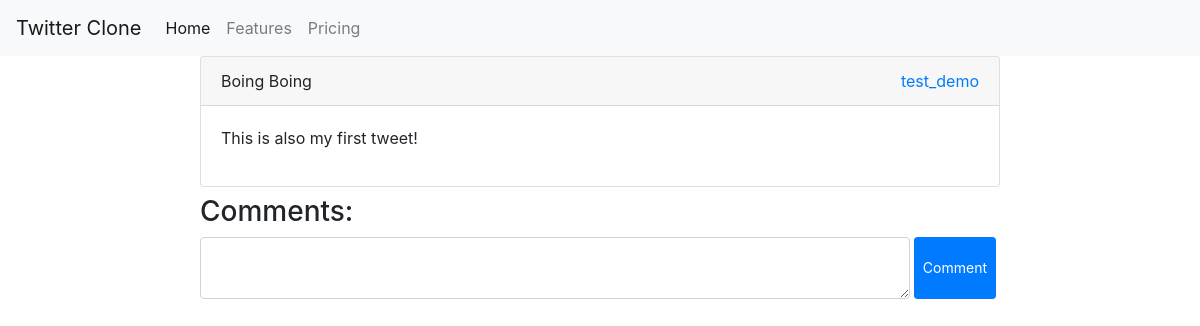
Page /post-detail/2 on the earlier database version.
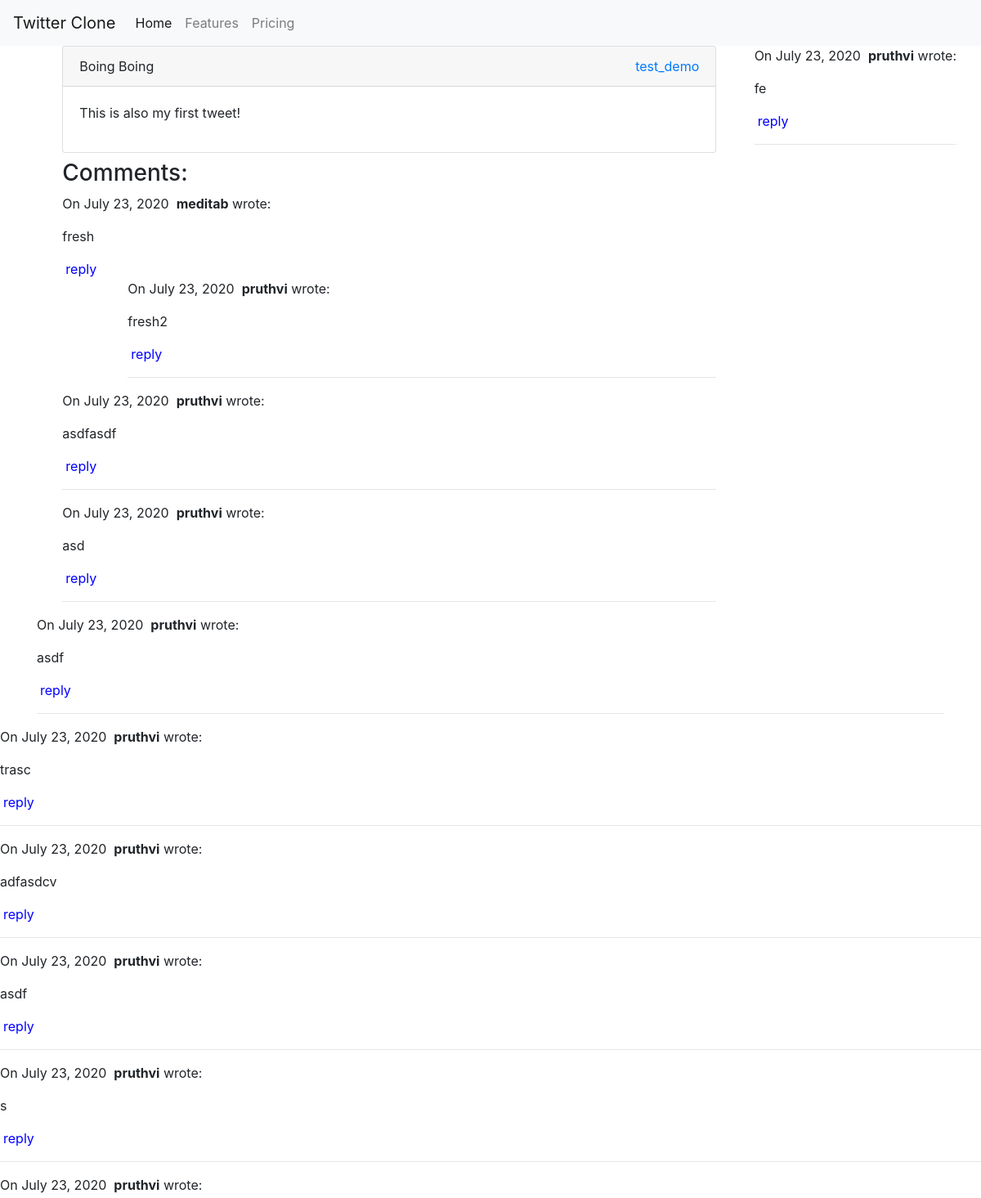
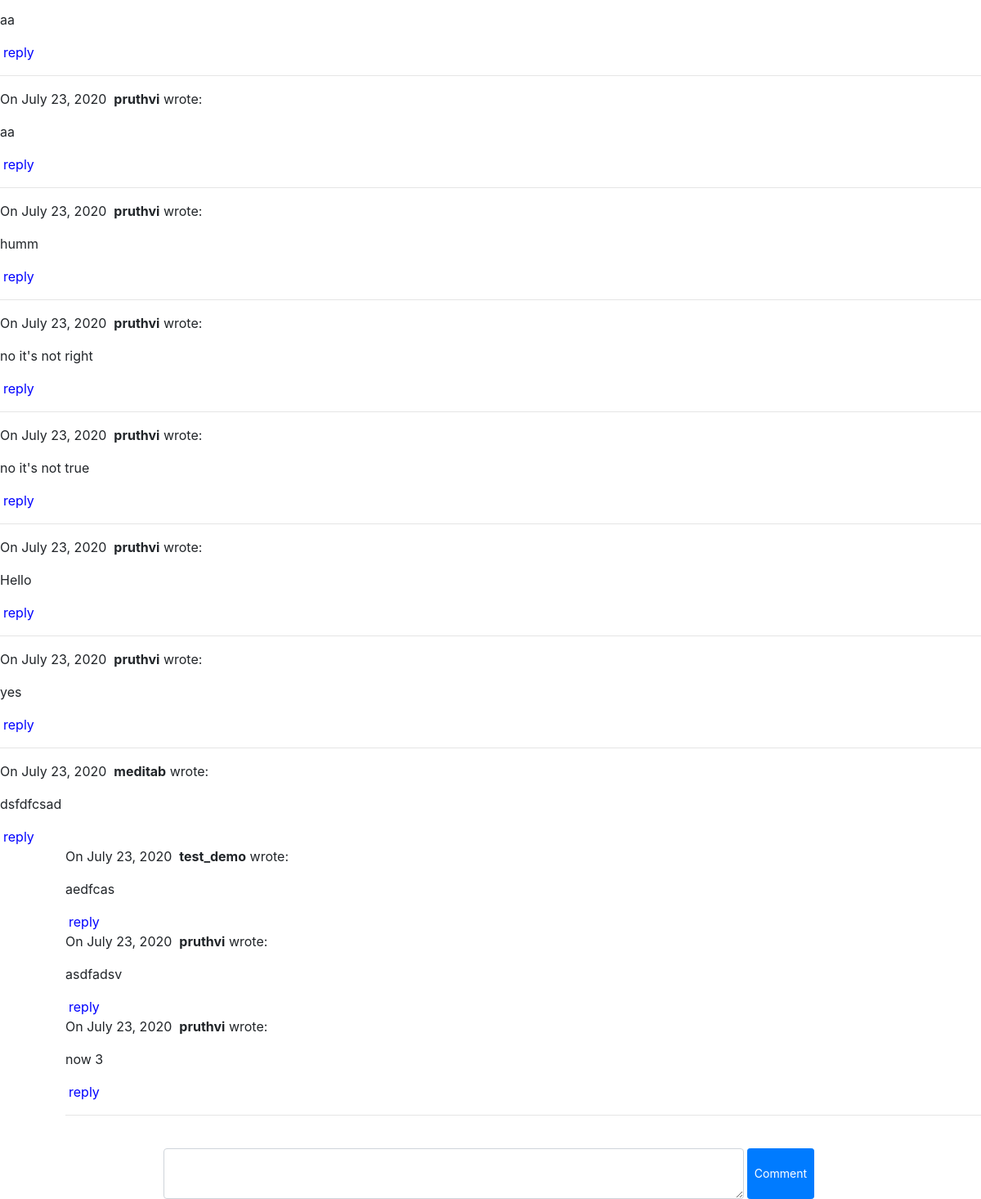
Same page on the later database version (2 pictures, top to bottom).
### twitterapp/models.py (models this page shows)
class Comments(models.Model):
    user = models.ForeignKey(User,on_delete=models.CASCADE,null=True)
    post = models.ForeignKey(Post,on_delete=models.CASCADE,null=True)
    comment = models.TextField(max_length=2000,null=True)
    parent_comment = models.ForeignKey('Comments',on_delete=models.CASCADE,null=True,blank=True)
    date_created = models.DateTimeField(auto_now_add=True)

### twitterapp/views.py (the view, shortened to what this page needs)
# urls.py: path('post-detail/<int:pk>',views.postDetailView,name='post-detail'),
def postDetailView(request,pk):
    post = Post.objects.get(pk=pk)
    comments = post.comments_set.filter(parent_comment__isnull=True).order_by('-date_created')
    form = CommentForm()
    return render(request,'post-detail.html',
        {'post':post,
        'comments':comments,
        'form':form})

### twitterapp/forms.py
class CommentForm(forms.ModelForm):
    class Meta:
        model = Comments
        fields = ('comment',)
        widgets = {
            'comment':forms.Textarea(attrs={'cols':7,'rows':2,'class':'form-control'})
        }

### twitterapp/templates/post-detail.html (shortened to what this page needs)
{% extends 'main.html' %}
{% block content %}
{% load crispy_forms_tags %}
<div class="row">
    <div style="width: 800px;margin: 0 auto;">
        <div class="card mb-2">
            <div class="card-header">
                {{post.title}}
                <a style="float: right;"
                    href="{% url 'visit-profile' post.author.id %}">{{post.author.user.username}}</a>
            </div>
            <div class="card-body">
                {{post.content|safe}}
            </div>
        </div>
        <div id="comments">
            <h3>Comments:</h3>
            {% for comment in comments %}
            <div class='comment-body'>
                <p>
                    On {{comment.date_created.date }}&nbsp;
                    <b>{{ comment.user.username }}</b> wrote:
                </p>
                <p>{{ comment.comment }}</p>
                {% if comment.user == request.user %}
                <span><a href="#" data-target="{{comment.id}}" class="delete" style="color:red">delete</a></span>
                {% else %}
                <span><a href="#" id="{{comment.id}}" class="reply mx-1" style="color: blue;">reply</a></span>
                {% endif %}
                <div style="padding-left:5em">
                    {% for reply in comment.comments_set.all %}
                    <div class='comment-body'>
                        <p>
                            On {{reply.date_created.date }}&nbsp;
                            <b>{{ reply.user.username }}</b> wrote:
                        </p>
                        <p>{{ reply.comment }}</p>
                        {% if reply.user == request.user %}
                        <span><a href="#" data-target="{{reply.id}}" class="delete"
                                style="color:red">delete</a></span>
                        {% else %}
                        <span><a href="#" id="{{comment.id}}" class="reply mx-1" style="color: blue;">reply</a></span>
                        {% endif %}
                        {% endfor %}
                    </div>
                    <hr>
                </div>
            </div>
            {% endfor %}
        </div>
    </div>
    <br>
    <div style="width: 800px;margin: 0 auto;">
            <form id="form" action="" method="post">
                <div style="display: flex;">
                    {{form.comment}}<button type="submit" class="btn btn-sm btn-primary mx-1">Comment</button>
                </div>
            </form>
    </div>
</div>
{% endblock %}

Differences in the rows shown:
added Comments: date_created "July 23, 2020", user.username "meditab", comment "fresh", shown under "Comments:"
added Comments: date_created "July 23, 2020", user.username "pruthvi", comment "fresh2"
added Comments: date_created "July 23, 2020", user.username "pruthvi", comment "asdfasdf", shown under "Comments:"
added Comments: date_created "July 23, 2020", user.username "pruthvi", comment "asd", shown under "Comments:"
added Comments: date_created "July 23, 2020", user.username "pruthvi", comment "fe", shown under "Comments:"
added Comments: date_created "July 23, 2020", user.username "pruthvi", comment "asdf", shown under "Comments:"
added Comments: date_created "July 23, 2020", user.username "pruthvi", comment "trasc", shown under "Comments:"
added Comments: date_created "July 23, 2020", user.username "pruthvi", comment "adfasdcv", shown under "Comments:"
added Comments: date_created "July 23, 2020", user.username "pruthvi", comment "asdf", shown under "Comments:"
added Comments: date_created "July 23, 2020", user.username "pruthvi", comment "s", shown under "Comments:"
added Comments: date_created "July 23, 2020", user.username "pruthvi", comment "aa", shown under "Comments:"
added Comments: date_created "July 23, 2020", user.username "pruthvi", comment "aa", shown under "Comments:"
added Comments: date_created "July 23, 2020", user.username "pruthvi", comment "humm", shown under "Comments:"
added Comments: date_created "July 23, 2020", user.username "pruthvi", comment "no it's not right", shown under "Comments:"
added Comments: date_created "July 23, 2020", user.username "pruthvi", comment "no it's not true", shown under "Comments:"
added Comments: date_created "July 23, 2020", user.username "pruthvi", comment "Hello", shown under "Comments:"
added Comments: date_created "July 23, 2020", user.username "pruthvi", comment "yes", shown under "Comments:"
added Comments: date_created "July 23, 2020", user.username "meditab", comment "dsfdfcsad", shown under "Comments:"
added Comments: date_created "July 23, 2020", user.username "test_demo", comment "aedfcas"
added Comments: date_created "July 23, 2020", user.username "pruthvi", comment "asdfadsv"
added Comments: date_created "July 23, 2020", user.username "pruthvi", comment "now 3"
